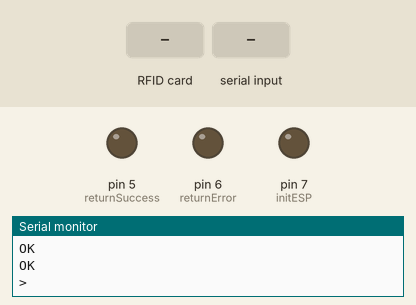
Recording of a sketch running on a simulated Arduino Uno, built with avr-gcc and run on an emulated ATmega328P. Parts: output pins drawn as LEDs (lit = HIGH), the last lines printed to the serial monitor. Inputs (shaded band) come from the test bench. The modem accepts every AT command (registered, SIM ready, sends succeed) and sends nothing else; pins used as bus, display or sensor lines are not drawn.

Above: at 16.3 s.
16.4 s: RFID card 5E 7A 19 C4 held to the reader
At 17.6 s:
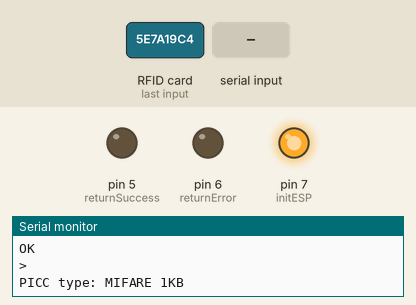
19.2 s: "NO" received over the second serial link
21.3 s: "YES" received over the second serial link
23.4 s: "1" received over the second serial link
Timing chart, 0 to 26.4 s (numbered marks = the images above; inputs shaded):
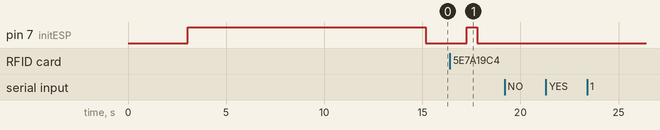

The sketch:

EspServerSocket.ino
```cpp
#include <SoftwareSerial.h>
#include <SPI.h>
#include <MFRC522.h>     // 引用程式庫


#define RST_PIN      A0        // 讀卡機的重置腳位
#define SS_PIN       10        // 晶片選擇腳位
boolean DEBUG = true;
MFRC522 mfrc522(SS_PIN, RST_PIN);  // 建立MFRC522物件
SoftwareSerial esp8266(2,3); // make RX Arduino line is pin 2, make TX Arduino line is pin 3.
                             // This means that you need to connect the TX line from the esp to the Arduino's pin 2
                             // and the RX line from the esp to the Arduino's pin 3


int returnSuccess = 5;
int returnError = 6;
int initESP = 7;
boolean key = false;
long saveTime = 0;

void setup() {
  delay(3000);
  Serial.begin(9600);
  //RFID初始化
  SPI.begin();
  mfrc522.PCD_Init();   // 初始化MFRC522讀卡機模組
  //esp8266初始化
  esp8266.begin(9600); // your esp's baud rate might be different

  pinMode(initESP,OUTPUT);
  pinMode(returnError,OUTPUT);
  pinMode(returnSuccess,OUTPUT);
  myf();
  //設定為station模式  ESP8266 可連線至一路由器 (AP)，如果回傳ok就不做初始化
//  if(
//  sendCommand("AT+CWMODE=1\r\n",2000,DEBUG).equals("ok") // reset module
//  ) return ;


}

void loop() { // run over and over
  /*
  while(esp8266.available()) {
    Serial.write(esp8266.read());
  }
   if (Serial.available()) {
    esp8266.write(Serial.read());
  }*/
  if (mfrc522.PICC_IsNewCardPresent() && mfrc522.PICC_ReadCardSerial()) {
    digitalWrite(returnError,LOW);
    digitalWrite(returnSuccess,LOW);
    digitalWrite(initESP,HIGH);
    byte *id = mfrc522.uid.uidByte;   // 取得卡片的UID
    byte idSize = mfrc522.uid.size;   // 取得UID的長度

    Serial.print("PICC type: ");      // 顯示卡片類型
    // 根據卡片回應的SAK值（mfrc522.uid.sak）判斷卡片類型
    MFRC522::PICC_Type piccType = mfrc522.PICC_GetType(mfrc522.uid.sak);
    Serial.println(mfrc522.PICC_GetTypeName(piccType));
    //    Serial.print("UID Size: ");       // 顯示卡片的UID長度值
    //Serial.println(idSize);
    String tmp1 = "id=";
    for (byte i = 0; i < idSize; i++) {  // 逐一顯示UID碼
      if(id[i] < 16)
        tmp1+="0";
      tmp1+=String(id[i], HEX);

    }
    tmp1+=",book_case_name=3";
    tmp1+="\r\n";
    String respon2 = sendCommand(tmp1,500,DEBUG);
    Serial.println(respon2);
    if(respon2.equals("NO")) {
      digitalWrite(returnError,HIGH);
    }
    if(respon2.equals("YES")) {
      digitalWrite(returnSuccess,HIGH);
    }
    mfrc522.PICC_HaltA();  // 讓卡片進入停止模式
  }
  digitalWrite(initESP,LOW);
//String s = "OK!!";
//sendCommand(s,2000,DEBUG);
String respon = sendCommand("i\'m find\r\n",1000,DEBUG);

}


String sendCommand(String command, const int timeout, boolean debug){
    String response = "";
    esp8266.print(command); // send the read character to the esp8266
    long int time = millis();
    while( (time+timeout) > millis()){
      while(esp8266.available()){
        // The esp has data so display its output to the serial window
        char c = esp8266.read(); // read the next character.
        response+=c;
      }
    }
    if(debug)
    {
      Serial.println(response);
    }
    return response;
}

void myf() {
  digitalWrite(initESP,HIGH);
//   連線到我的手機
  String s="AT+CWJAP=\"Xperia XZs_d695\",\"rock0800\"\r\n";
  sendCommand(s,4000,DEBUG);// reset module
//  設定包率
  s = "AT+UART=9600,8,1,0,0\r\n";
  sendCommand(s,2000,DEBUG);// reset module
  //sendCommand("AT+RST\r\n",2000,DEBUG); // reset module

  s = "AT+CIPSTART=\"TCP\",\"192.168.43.166\",3030\r\n";//连接tcp
  sendCommand(s,2000,DEBUG);// reset module
  s = "AT+CIPMODE=1\r\n";//开启透传模式
  sendCommand(s,2000,DEBUG);
  s = "AT+CIPSEND\r\n";//准备模块与电脑进行互传数据
  sendCommand(s,2000,DEBUG);
  digitalWrite(initESP,LOW);
}
```

Measured:
- after the input at 16.4 s, pin 7 (initESP): LOW → HIGH after 0.85 s, → LOW 0.53 s later
